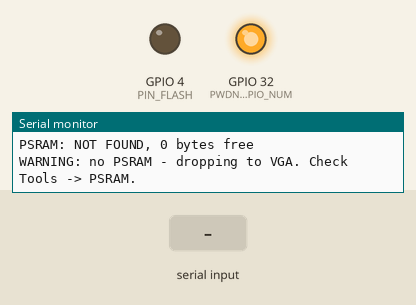
Bench run of a sketch on a simulated ESP32. Parts: output pins drawn as LEDs (lit = HIGH), the last lines printed to the serial monitor. Inputs (shaded band) come from the test bench. The camera gives no picture; pins used as bus, display or sensor lines are not drawn.

Above: at 0.31 s.
At 2.5 s:
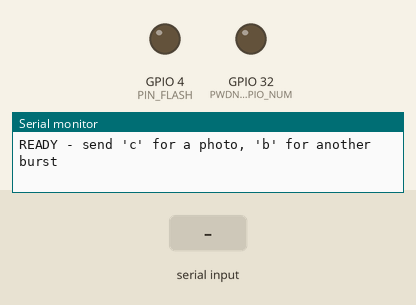
2.6 s: "c" received over Serial
Timing chart, 0 to 5.6 s (numbered marks = the images above; inputs shaded):
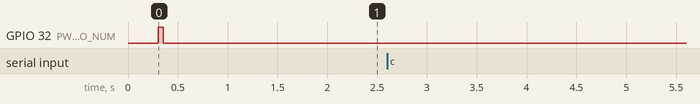

The sketch:

camera-capture-test.ino
```cpp
/*
 * ESP32-CAM capture test (AI-Thinker pinout) — no WiFi, no backend
 *
 * The step after camera-id-probe. The probe proves the sensor's
 * control bus (SCCB) works; this proves the image path does too
 * (8 data lines + PCLK/VSYNC/HREF + PSRAM) by actually taking
 * pictures, with the same camera settings as bed1-camera:
 *
 *   1. inits the camera (SVGA JPEG, frame buffer in PSRAM)
 *   2. takes a burst of 10 frames and reports size / speed / failures
 *   3. on 'c' from the Serial Monitor, takes one photo and prints it
 *      as base64 between JPEG_BEGIN / JPEG_END, so a PC script can
 *      save it as a .jpg to look at ('b' repeats the burst, 'r' does
 *      a software restart)
 *
 * Reading the result:
 *   init FAILED 0x105        -> ribbon not seated: run camera-id-probe
 *   init FAILED 0x106        -> wrong pin map (not AI-Thinker) or bad contact
 *   "OK on attempt 2+"       -> the slow-wake problem happened and the
 *                               retry in bed1-camera would have caught it
 *   frames NULL / bad JPEG   -> data lines or PCLK: reseat the ribbon
 *   frames OK but tiny (<5 KB) -> lens covered / dark room / sensor damage
 *   "Brownout detector was triggered" -> supply can't deliver the spike
 *
 * Serial Monitor at 115200.
 */

#include "esp_camera.h"

// AI-Thinker pin map — identical to bed1-camera
#define PWDN_GPIO_NUM     32
#define RESET_GPIO_NUM    -1
#define XCLK_GPIO_NUM      0
#define SIOD_GPIO_NUM     26
#define SIOC_GPIO_NUM     27
#define Y9_GPIO_NUM       35
#define Y8_GPIO_NUM       34
#define Y7_GPIO_NUM       39
#define Y6_GPIO_NUM       36
#define Y5_GPIO_NUM       21
#define Y4_GPIO_NUM       19
#define Y3_GPIO_NUM       18
#define Y2_GPIO_NUM        5
#define VSYNC_GPIO_NUM    25
#define HREF_GPIO_NUM     23
#define PCLK_GPIO_NUM     22

const int PIN_FLASH = 4;

bool cameraReady = false;

// startXclk / stopXclk / wakeSensor are copied from bed1-camera, so this
// test exercises the same start-up path — see the comment there.
void startXclk()
{
#if defined(ESP_ARDUINO_VERSION_MAJOR) && ESP_ARDUINO_VERSION_MAJOR >= 3
  ledcAttach(XCLK_GPIO_NUM, 20000000, 1);
  ledcWrite(XCLK_GPIO_NUM, 1);
#else
  ledcSetup(LEDC_CHANNEL_0, 20000000, 1);
  ledcAttachPin(XCLK_GPIO_NUM, LEDC_CHANNEL_0);
  ledcWrite(LEDC_CHANNEL_0, 1);
#endif
}

void stopXclk()
{
#if defined(ESP_ARDUINO_VERSION_MAJOR) && ESP_ARDUINO_VERSION_MAJOR >= 3
  ledcDetach(XCLK_GPIO_NUM);
#else
  ledcDetachPin(XCLK_GPIO_NUM);
#endif
}

void wakeSensor()
{
  pinMode(PWDN_GPIO_NUM, OUTPUT);
  digitalWrite(PWDN_GPIO_NUM, HIGH);   // HIGH = sensor powered down
  delay(50);
  digitalWrite(PWDN_GPIO_NUM, LOW);
  startXclk();
  delay(100);
  stopXclk();                          // esp_camera_init takes the clock over
}

bool initCamera()
{
  camera_config_t config = {};
  config.ledc_channel = LEDC_CHANNEL_0;
  config.ledc_timer   = LEDC_TIMER_0;
  config.pin_d0 = Y2_GPIO_NUM;
  config.pin_d1 = Y3_GPIO_NUM;
  config.pin_d2 = Y4_GPIO_NUM;
  config.pin_d3 = Y5_GPIO_NUM;
  config.pin_d4 = Y6_GPIO_NUM;
  config.pin_d5 = Y7_GPIO_NUM;
  config.pin_d6 = Y8_GPIO_NUM;
  config.pin_d7 = Y9_GPIO_NUM;
  config.pin_xclk  = XCLK_GPIO_NUM;
  config.pin_pclk  = PCLK_GPIO_NUM;
  config.pin_vsync = VSYNC_GPIO_NUM;
  config.pin_href  = HREF_GPIO_NUM;
  config.pin_sccb_sda = SIOD_GPIO_NUM;
  config.pin_sccb_scl = SIOC_GPIO_NUM;
  config.pin_pwdn  = -1;               // wakeSensor() owns PWDN_GPIO_NUM
  config.pin_reset = RESET_GPIO_NUM;
  config.xclk_freq_hz = 20000000;
  config.pixel_format = PIXFORMAT_JPEG;
  config.frame_size   = FRAMESIZE_SVGA;
  config.jpeg_quality = 12;
  config.fb_count     = 1;
  config.grab_mode    = CAMERA_GRAB_WHEN_EMPTY;

  if (psramFound()) {
    config.fb_location = CAMERA_FB_IN_PSRAM;
  } else {
    Serial.println("WARNING: no PSRAM - dropping to VGA. Check Tools -> PSRAM.");
    config.fb_location  = CAMERA_FB_IN_DRAM;
    config.frame_size   = FRAMESIZE_VGA;
    config.jpeg_quality = 14;
  }

  // Same retry policy as bed1-camera. The attempt count shows up in the
  // log, so "OK on attempt 2+" means the slow-wake problem happened and
  // the retry caught it.
  esp_err_t err = ESP_FAIL;
  for (int attempt = 1; attempt <= 5; attempt++) {
    wakeSensor();
    err = esp_camera_init(&config);
    if (err == ESP_OK) {
      sensor_t* s = esp_camera_sensor_get();
      Serial.printf("camera init OK on attempt %d (at %lu ms), sensor PID 0x%02X\n",
                    attempt, millis(), s->id.PID);
      return true;
    }
    Serial.printf("init attempt %d FAILED 0x%x (at %lu ms)\n", attempt, err, millis());
    delay(500);
  }
  return false;
}

// A valid JPEG starts with FF D8 and ends with FF D9. Anything else
// means bytes were lost on the data lines mid-frame.
bool jpegLooksValid(const camera_fb_t* fb)
{
  return fb->len > 4
      && fb->buf[0] == 0xFF && fb->buf[1] == 0xD8
      && fb->buf[fb->len - 2] == 0xFF && fb->buf[fb->len - 1] == 0xD9;
}

void burst()
{
  Serial.println("\n---- burst: 10 frames ----");
  int ok = 0, bad = 0;
  size_t minLen = SIZE_MAX, maxLen = 0;
  unsigned long t0 = millis();

  for (int i = 0; i < 10; i++) {
    camera_fb_t* fb = esp_camera_fb_get();
    if (!fb) {
      Serial.printf("frame %d: NULL (capture failed)\n", i);
      continue;
    }
    bool valid = jpegLooksValid(fb);
    Serial.printf("frame %d: %u bytes, %ux%u%s\n",
                  i, fb->len, fb->width, fb->height, valid ? "" : "  BAD JPEG");
    if (valid) ok++; else bad++;
    if (fb->len < minLen) minLen = fb->len;
    if (fb->len > maxLen) maxLen = fb->len;
    esp_camera_fb_return(fb);
  }

  float secs = (millis() - t0) / 1000.0f;
  Serial.printf("BURST RESULT: %d/10 good, %d bad JPEG, %d NULL, %u-%u bytes, %.1f fps\n",
                ok, bad, 10 - ok - bad,
                ok + bad ? minLen : 0, maxLen, 10 / secs);
}

static const char B64[] =
  "ABCDEFGHIJKLMNOPQRSTUVWXYZabcdefghijklmnopqrstuvwxyz0123456789+/";

// Streams base64 in 76-char lines so nothing big has to sit in RAM.
void printBase64(const uint8_t* data, size_t len)
{
  char line[77];
  size_t n = 0;
  for (size_t i = 0; i < len; i += 3) {
    uint32_t v = (uint32_t)data[i] << 16;
    if (i + 1 < len) v |= (uint32_t)data[i + 1] << 8;
    if (i + 2 < len) v |= data[i + 2];
    line[n++] = B64[(v >> 18) & 63];
    line[n++] = B64[(v >> 12) & 63];
    line[n++] = i + 1 < len ? B64[(v >> 6) & 63] : '=';
    line[n++] = i + 2 < len ? B64[v & 63] : '=';
    if (n == 76) {
      line[n] = 0;
      Serial.println(line);
      n = 0;
    }
  }
  if (n) {
    line[n] = 0;
    Serial.println(line);
  }
}

void sendPhoto()
{
  // With one frame buffer the first get returns a frame captured
  // when the last one was returned — throw it away (see bed1-camera).
  camera_fb_t* fb = esp_camera_fb_get();
  if (fb) esp_camera_fb_return(fb);
  delay(150);
  fb = esp_camera_fb_get();
  if (!fb) {
    Serial.println("PHOTO FAILED: capture returned NULL");
    return;
  }
  Serial.printf("JPEG_BEGIN %u %ux%u\n", fb->len, fb->width, fb->height);
  printBase64(fb->buf, fb->len);
  Serial.println("JPEG_END");
  esp_camera_fb_return(fb);
}

void setup()
{
  pinMode(PIN_FLASH, OUTPUT);
  digitalWrite(PIN_FLASH, LOW);

  Serial.begin(115200);
  delay(300);
  Serial.println("\n=== ESP32-CAM capture test ===");
  Serial.printf("PSRAM: %s, %u bytes free\n",
                psramFound() ? "found" : "NOT FOUND", ESP.getFreePsram());

  cameraReady = initCamera();
  if (cameraReady) burst();
  Serial.println("READY - send 'c' for a photo, 'b' for another burst");
}

void loop()
{
  if (!Serial.available()) return;
  char cmd = Serial.read();
  if (cmd == 'r') {
    // The restart bed1-camera does after a failed init — the path that
    // once stayed stuck on 0x106 for 20 boots in a row.
    Serial.println("software restart (ESP.restart)");
    delay(100);
    ESP.restart();
  }
  if (!cameraReady) {
    Serial.println("camera not initialised - see error above");
    return;
  }
  if (cmd == 'c') sendPhoto();
  else if (cmd == 'b') burst();
}
```
